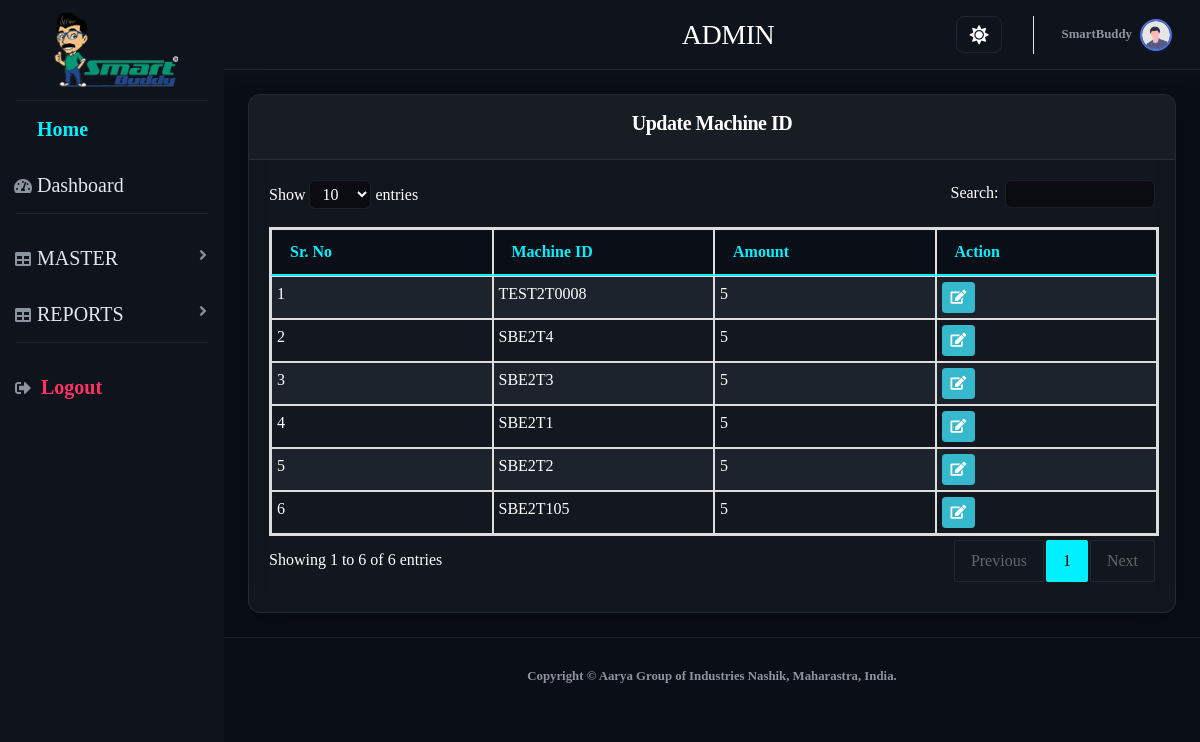
Screenshot of /Admin/update_machineid4Mar.php (signed in) with the database file from the repository.
### tables this page shows
CREATE TABLE `machines` (
  `id` int NOT NULL,
  `machine_id` varchar(20) DEFAULT NULL,
  `client_name` varchar(30) DEFAULT NULL,
  `state` varchar(30) DEFAULT NULL,
  `district` varchar(50) DEFAULT NULL,
  `city` varchar(30) DEFAULT NULL,
  `address` text,
  `inst_address` text,
  `project_name` varchar(30) DEFAULT NULL,
  `po_date` date DEFAULT NULL,
  `dispatch_date` date DEFAULT NULL,
  `installation_date` date DEFAULT NULL,
  `qr_code` blob,
  `status` varchar(15) DEFAULT NULL,
  `wall_clean` varchar(10) DEFAULT NULL,
  `seats` int DEFAULT NULL,
  `flush_time` int DEFAULT NULL,
  `floor_time` int DEFAULT NULL,
  `wall_time` int DEFAULT NULL,
  `uses_amt` int DEFAULT NULL,
  `mode` varchar(30) DEFAULT NULL,
  `free` varchar(3) DEFAULT NULL,
  `coin` varchar(3) DEFAULT NULL,
  `upi` varchar(3) DEFAULT NULL,
  `smart_card` varchar(3) DEFAULT NULL,
  `digital_token` varchar(3) DEFAULT NULL,
  `machine_code` varchar(15) DEFAULT NULL,
  `m_desc` text,
  `created` timestamp NULL DEFAULT CURRENT_TIMESTAMP,
  `cretedby` varchar(30) DEFAULT NULL,
  `updatedon` timestamp NULL DEFAULT CURRENT_TIMESTAMP ON UPDATE CURRENT_TIMESTAMP,
  `updatedby` varchar(30) DEFAULT NULL
);

### Admin/update_machineid4Mar.php (the view, shortened to what this page needs)
<?php
require_once('include/header.php');
require_once('include/config.php');
require_once('include/navbar.php');
?>
<head>
</head>
    <div id="content-wrapper" class="d-flex flex-column">
        <div id="content">
            <div class="container-fluid">
                <div class="card shadow mb-4">
                    <div class="card-header py-3">
                        <h5 class="text-center"><b> Update Machine ID</b></h5>
                    </div>
    <div class="card-body">
        <div class="table-responsive">
        <?php
        $sql = "SELECT * FROM machines
          WHERE client_name IS NOT NULL
          AND TRIM(client_name) <> ''";
        $result = mysqli_query($conn,$sql);
        if ($result) {
            echo "<table class='table table-bordered' id='userTable' cellspacing='0' style='border:2px solid #ddd;'>";
            echo "
            <thead style='background:#dbe5ec; border:1px solid #ddd;'>
                <tr>
                    <th style='border:1px solid #ddd;'>Sr. No</th>
                    <th style='border:1px solid #ddd;'>Machine ID</th>
                    <th style='border:1px solid #ddd;'>Amount</th>
                    <th style='border:1px solid #ddd;'>Action</th>
                </tr>
            </thead>
            <tbody>";
            $srNo = 1;
            while ($row = mysqli_fetch_assoc($result)) {
                $id = $row['id'];
                $machine_id = $row['machine_id'];
              $uses_amt   = $row['uses_amt'];
                echo "<tr>
                        <td>$srNo</td>
                        <td>$machine_id</td>
                        <td>$uses_amt</td>
                        <td>
                            <div style='display:flex; gap:8px;'>
                                <a href='#' class='btn btn-sm btn-info edit-employee'
                                    data-toggle='modal' data-target='#employeeModal'
                                    data-updateid='$id' title='Update'>
                                    <i class='fas fa-edit'></i>
                                </a>
                            </div>
                        </td>
                    </tr>";
                $srNo++;
            }
            echo "</tbody></table>";
        }
        ?>
        </div>
    </div>
</div>
</div>
</div>
</div>
<?php include('include/footer.php');?>

### Admin/css/theme.css (style rules this page uses)
:root { --bg-main: #f8f9fc; --bg-card: #ffffff; --text-main: #5a5c69; --text-muted: #858796; --border-color: #e3e6f0; --sidebar-bg: #ffffff; --sidebar-text: #5a5c69; --topbar-bg: #ffffff; --primary-color: #4e73df; --primary-hover: #2e59d9; --card-shadow: 0 .15rem 1.75rem 0 rgba(58,59,69,.15); --input-bg: #ffffff; --input-border: #d1d3e2; }
[data-theme="dark"] { --bg-main: #131722; --bg-card: #1e2638; --text-main: #e2e8f0; --text-muted: #94a3b8; --border-color: #2d3748; --sidebar-bg: #0f131c; --sidebar-text: #e2e8f0; --topbar-bg: #0f131c; --primary-color: #20c997; --primary-hover: #17a589; --card-shadow: 0 8px 16px rgba(0, 0, 0, 0.4); --input-bg: #131722; --input-border: #2d3748; }
body { background-color: var(--bg-main) !important; color: var(--text-main) !important; transition: background-color 0.3s ease, color 0.3s ease; }
#wrapper #content-wrapper { background-color: var(--bg-main) !important; }
.card { background-color: var(--bg-card) !important; border: 1px solid var(--border-color) !important; box-shadow: var(--card-shadow) !important; border-radius: 12px !important; }
.card-header { background-color: var(--bg-card) !important; border-bottom: 1px solid var(--border-color) !important; color: var(--text-main) !important; border-top-left-radius: 12px !important; border-top-right-radius: 12px !important; }
h1, h2, h3, h4, h5, h6, .text-gray-800 { color: var(--text-main) !important; }
table.dataTable, table { color: var(--text-main) !important; }
.table td, .table th { border-top: 1px solid var(--border-color) !important; }
.table thead th { border-bottom: 2px solid var(--border-color) !important; }
html[data-theme="dark"] .table { color: var(--text-main) !important; }
html[data-theme="dark"] .table th, html[data-theme="dark"] .table td { color: var(--text-main) !important; border-color: var(--border-color) !important; }
html[data-theme="dark"] table.dataTable tbody tr { background-color: var(--bg-card) !important; }

### Admin/update_machineid4Mar.php (style rules this page uses)
#userTable { border: 2px solid #ddd !important; }
#userTable th, #userTable td { border: 1px solid #ddd !important; }
#userTable tbody tr:nth-child(odd) { background: #fbdede !important; }
@media screen and (min-width: 769px) { .table-responsive, .dataTables_wrapper { overflow-x: visible !important; } }
@media screen and (min-width: 769px) { #userTable { min-width: 100%; table-layout: fixed; } }
@media screen and (min-width: 769px) { #userTable th, #userTable td { white-space: normal; } }

### rows the page displays
machines: machine "TEST2T0008", uses_amt "5"
machines: machine "SBE2T4", uses_amt "5"
machines: machine "SBE2T3", uses_amt "5"
machines: machine "SBE2T1", uses_amt "5"
machines: machine "SBE2T2", uses_amt "5"
machines: machine "SBE2T105", uses_amt "5"

### other values shown
$_SESSION['name'] "SmartBuddy"
